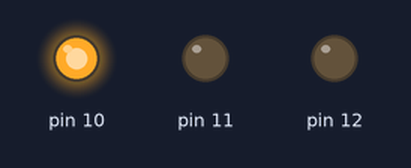
Simulated run of this program. Board: Arduino Nano, built with avr-gcc and run on an emulated ATmega328P. Parts: output pins drawn as LEDs (lit = HIGH).

Above: at 0.2 s.
At 1.2 s:
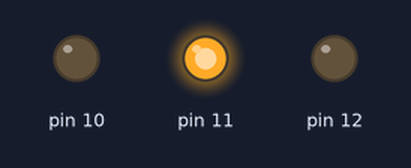
At 2.2 s:
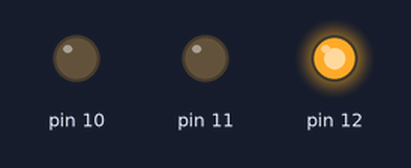
At 5.7 s:
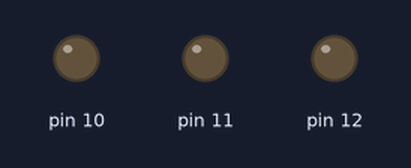
Timing chart, 0 to 6.9 s (numbered marks = the images above):
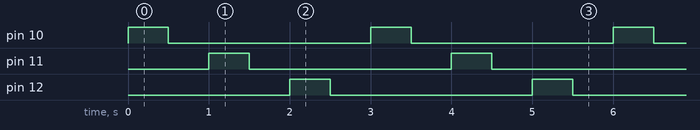

The program:

main.cpp
```cpp
/*
 * @Author: HeliumCYH 165759375+HeliumCYH@users.noreply.github.com
 * @Date: 2024-05-12 17:58:44
 * @LastEditors: HeliumCYH 165759375+HeliumCYH@users.noreply.github.com
 * @LastEditTime: 2024-05-12 21:47:08
 * @FilePath: \StreamLED\src\main.cpp
 * @Description: 这是默认设置,请设置`customMade`, 打开koroFileHeader查看配置 进行设置: https://github.com/OBKoro1/koro1FileHeader/wiki/%E9%85%8D%E7%BD%AE
 */
#include <Arduino.h>

// put function declarations here:
int myFunction(int, int);

void setup() {
  // put your setup code here, to run once:
  int result = myFunction(2, 3);
  Serial.begin(9600);
  for (int i = 10; i <= 12; i++)
  {
    pinMode(i, OUTPUT);
  }
}

void loop() {
  // put your main code here, to run repeatedly:
  for (int i = 10; i <= 12; i++)
  {
    digitalWrite(i, HIGH);
    delay(500);
    digitalWrite(i, LOW);
    delay(500);
  }

}

// put function definitions here:
int myFunction(int x, int y) {
  return x + y;
}
```

Measured:
- by itself, pin 10–12: alternates HIGH for 0.50 s and LOW for 2.5 s
- by itself, everything shown: repeats every 3.0 s, in 6 steps
